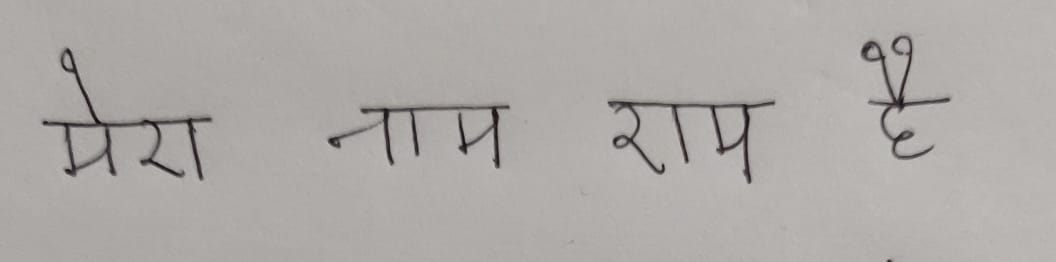
#> input picture word_segmentation/img11.jpg, 1056 x 262 px
$ python -i page.py   (imports and definitions only)
#> lines starting #> are read from the running program, lines starting #| are printed output that depends on the picture; after the words box and inside, x2 and y2 are one past the last pixel; in counts of white or black regions, pixels touching at a corner belong together
### word_segmentation/utils.py
# -*- coding: utf-8 -*-
"""
Helper functions for ocr project
"""
import numpy as np
import cv2


SMALL_HEIGHT = 800


# [6 lines left out: function implt, not called in this run]


def resize(img, height=SMALL_HEIGHT, allways=False):
    """Resize image to given height."""
    # print(img.shape[1], img.shape[0])
    if (img.shape[0] > height or allways):
        rat = height / img.shape[0]
        return cv2.resize(img, (int(rat * img.shape[1]), height))

    return img


def ratio(img, height=SMALL_HEIGHT):
    """Getting scale ratio."""
    return img.shape[0] / height


# [12 lines left out: function img_extend, not called in this run]

### word_segmentation/page.py

"""
Crop background and transform perspective from the photo of page
"""
import numpy as np
import cv2
from word_segmentation.utils import *


def detection(image):
    """Finding Page."""
    # Edge detection
    image_edges = _edges_detection(image, 200, 250)

    # Close gaps between edges (double page clouse => rectangle kernel)
    closed_edges = cv2.morphologyEx(image_edges,
                                    cv2.MORPH_CLOSE,
                                    np.ones((5, 11)))
    # Countours
    page_contour = _find_page_contours(closed_edges, resize(image))
    # Recalculate to original scale
    page_contour = page_contour.dot(ratio(image))
    # Transform prespective
    new_image = _persp_transform(image, page_contour)
    return new_image


def _edges_detection(img, minVal, maxVal):
    """Preprocessing (gray, thresh, filter, border) + Canny edge detection."""
    img = cv2.cvtColor(resize(img), cv2.COLOR_BGR2GRAY)

    img = cv2.bilateralFilter(img, 9, 75, 75)
    img = cv2.adaptiveThreshold(img, 255,
                                cv2.ADAPTIVE_THRESH_GAUSSIAN_C,
                                cv2.THRESH_BINARY, 115, 4)

    # Median blur replace center pixel by median of pixels under kelner
    # => removes thin details
    img = cv2.medianBlur(img, 11)

    # Add black border - detection of border touching pages
    img = cv2.copyMakeBorder(img, 5, 5, 5, 5,
                             cv2.BORDER_CONSTANT,
                             value=[0, 0, 0])
    return cv2.Canny(img, minVal, maxVal)


def _four_corners_sort(pts):
    """Sort corners in order: top-left, bot-left, bot-right, top-right."""
    diff = np.diff(pts, axis=1)
    summ = pts.sum(axis=1)
    return np.array([pts[np.argmin(summ)],
                     pts[np.argmax(diff)],
                     pts[np.argmax(summ)],
                     pts[np.argmin(diff)]])


def _contour_offset(cnt, offset):
    """Offset contour because of 5px border."""
    cnt += offset
    cnt[cnt < 0] = 0
    return cnt


def _find_page_contours(edges, img):
    """Finding corner points of page contour."""
    contours, hierarchy = cv2.findContours(edges,
                                           cv2.RETR_TREE,
                                           cv2.CHAIN_APPROX_SIMPLE)

    # Finding biggest rectangle otherwise return original corners
    height = edges.shape[0]
    width = edges.shape[1]
    MIN_COUNTOUR_AREA = height * width * 0.5
    MAX_COUNTOUR_AREA = (width - 10) * (height - 10)

    max_area = MIN_COUNTOUR_AREA
    page_contour = np.array([[0, 0],
                             [0, height-5],
                             [width-5, height-5],
                             [width-5, 0]])

    for cnt in contours:
        perimeter = cv2.arcLength(cnt, True)
        approx = cv2.approxPolyDP(cnt, 0.03 * perimeter, True)

        # Page has 4 corners and it is convex
        if (len(approx) == 4 and
                cv2.isContourConvex(approx) and
                max_area < cv2.contourArea(approx) < MAX_COUNTOUR_AREA):

            max_area = cv2.contourArea(approx)
            page_contour = approx[:, 0]

    # Sort corners and offset them
    page_contour = _four_corners_sort(page_contour)
    return _contour_offset(page_contour, (-5, -5))


def _persp_transform(img, s_points):
    """Transform perspective from start points to target points."""
    # Euclidean distance - calculate maximum height and width
    height = max(np.linalg.norm(s_points[0] - s_points[1]),
                 np.linalg.norm(s_points[2] - s_points[3]))
    width = max(np.linalg.norm(s_points[1] - s_points[2]),
                np.linalg.norm(s_points[3] - s_points[0]))

    # Create target points
    t_points = np.array([[0, 0],
                         [0, height],
                         [width, height],
                         [width, 0]], np.float32)

    # getPerspectiveTransform() needs float32
    if s_points.dtype != np.float32:
        s_points = s_points.astype(np.float32)

    M = cv2.getPerspectiveTransform(s_points, t_points)
    return cv2.warpPerspective(img, M, (int(width), int(height)))

>>> import cv2
>>> picture = cv2.imread('img11.jpg')
#> picture is the input picture: shape (262, 1056, 3); mean B, G, R 167.4, 170.3, 174.3
>>> result = detection(picture)
#> in _edges_detection, `img = cv2.adaptiveThreshold(img, 255, cv2.ADAPTIVE_THRESH_GAUSSIAN_C, ..`:
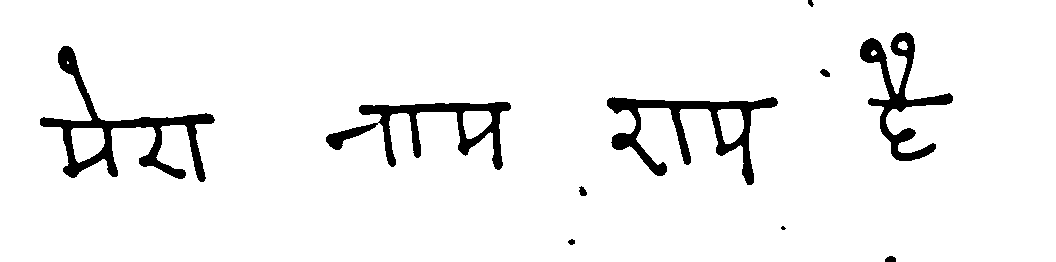
#> img: shape (262, 1056); 94.6% white; 10 black regions (1 under 20 px), largest, box (x1, y1, x2, y2) and area: (40, 46, 215, 182) 4456, (607, 97, 778, 185) 3897, (326, 102, 511, 170) 3448
#> in _edges_detection, `img = cv2.medianBlur(img, 11)`:
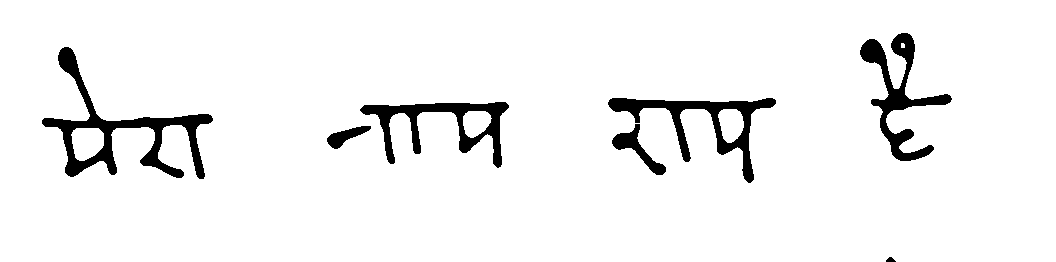
#> img: shape (262, 1056); 94.7% white; 7 black regions, largest, box (x1, y1, x2, y2) and area: (42, 47, 213, 179) 4465, (608, 98, 776, 183) 3110, (860, 33, 952, 161) 3039
#> in _edges_detection, `img = cv2.copyMakeBorder(img, 5, 5, 5, 5, cv2.BORDER_CONSTANT, value=[..`:
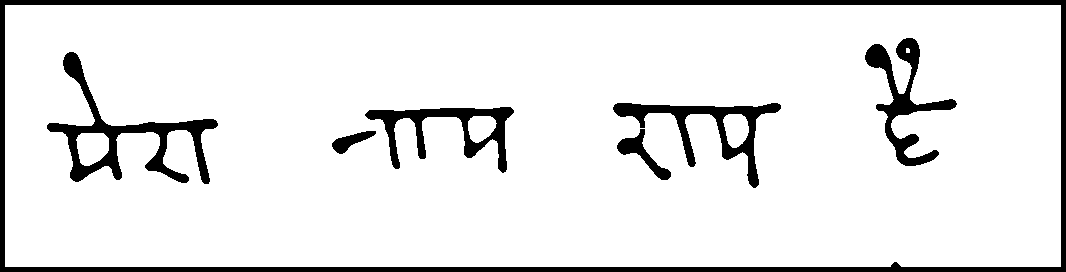
#> img: shape (272, 1066); 90.3% white; 7 black regions, largest, box (x1, y1, x2, y2) and area: (0, 0, 1066, 272) 13314, (47, 52, 218, 184) 4465, (613, 103, 781, 188) 3110
#> in _edges_detection, `return cv2.Canny(img, minVal, maxVal)`:
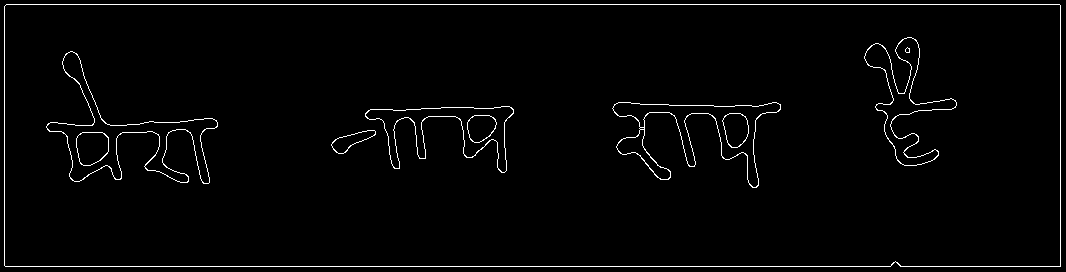
#> returned value: shape (272, 1066); 2.1% white in thin lines or dots
#> in detection, `closed_edges = cv2.morphologyEx(image_edges, cv2.MORPH_CLOSE, np.ones(..`:
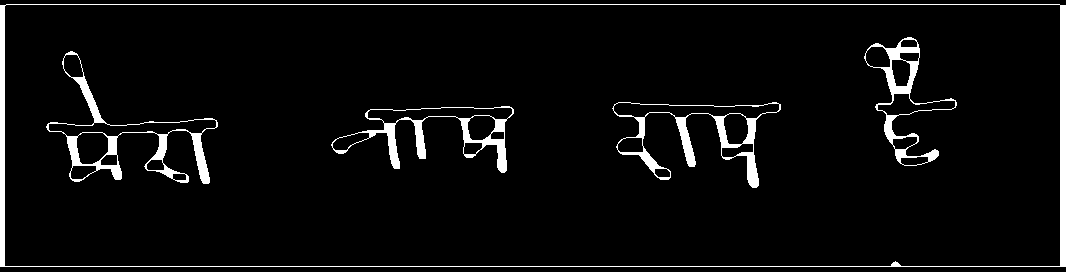
#> closed_edges: shape (272, 1066); 4.7% white; 5 white regions
#> in _find_page_contours, `contours, hierarchy = cv2.findContours(edges, cv2.RETR_TREE, cv2.CHAIN..`: contours = 30 contours; largest, box (x1, y1, x2, y2) and area: (0, 4, 1066, 267) 279019, (4, 4, 1061, 267) 276637, (46, 51, 218, 184) 5412, (612, 102, 781, 188) 4667, (331, 106, 514, 173) 4116
#> the loop in _find_page_contours, `for cnt in contours:` made 30 passes
#> (perimeter, max_area, page_contour) on pass 2: (2637.8, 274829, [[4, 6], [1059, 4], [1060, 265], [5, 266]])
#> perimeter on passes 3, 4, 5, 6, 7, 9: 732.6, 56.14, 94.18, 40.49, 90.18, 792.1
#> after the loop in _find_page_contours, `for cnt in contours:`: max_area = 274829
#> in _four_corners_sort, `diff = np.diff(pts, axis=1)`: diff = [2, -1055, -795, 261]
#> in _four_corners_sort, `summ = pts.sum(axis=1)`: summ = [10, 1063, 1325, 271]
#> in _find_page_contours, `page_contour = _four_corners_sort(page_contour)`: page_contour = [[4, 6], [5, 266], [1060, 265], [1059, 4]]
#> in _contour_offset, `cnt += offset`: cnt = [[-1, 1], [0, 261], [1055, 260], [1054, -1]]
#> in detection, `page_contour = _find_page_contours(closed_edges, resize(image))`: page_contour = [[0, 1], [0, 261], [1055, 260], [1054, 0]]
#> in detection, `page_contour = page_contour.dot(ratio(image))`: page_contour = [[0, 0.328], [0, 85.48], [345.5, 85.15], [345.2, 0]]
#> in _persp_transform, `height = max(np.linalg.norm(s_points[0] - s_points[1]), np.linalg.norm..`: height = 85.15
#> in _persp_transform, `width = max(np.linalg.norm(s_points[1] - s_points[2]), np.linalg.norm(..`: width = 345.5
#> in _persp_transform, `t_points = np.array([[0, 0], [0, height], [width, height], [width, 0]]..`: t_points = [[0, 0], [0, 85.15], [345.5, 85.15], [345.5, 0]]
#> in _persp_transform, `s_points = s_points.astype(np.float32)`: s_points = [[0, 0.327], [0, 85.48], [345.5, 85.15], [345.2, 0]]
#> in _persp_transform, `M = cv2.getPerspectiveTransform(s_points, t_points)`: M = [[1, 6.52e-19, -5.57e-17], [0.00095, 1, -0.328], [2.12e-08, 1.11e-05, 1]]
#> in _persp_transform, `return cv2.warpPerspective(img, M, (int(width), int(height)))`:
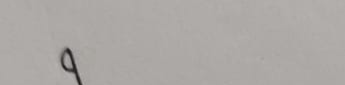
#> returned value: shape (85, 345, 3); mean of channels 0, 1, 2 165.5, 168.5, 172.5; drawn as B, G, R

$ run again, on word_segmentation/img4.jpg
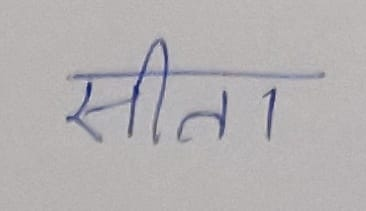
#> input picture word_segmentation/img4.jpg, 366 x 211 px
#> picture is the input picture: shape (211, 366, 3); mean B, G, R 177.8, 176.4, 179.7
#> in _edges_detection, `img = cv2.adaptiveThreshold(img, 255, cv2.ADAPTIVE_THRESH_GAUSSIAN_C, ..`:
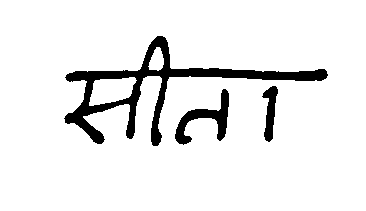
#> img: shape (211, 366); 92.1% white; 3 black regions, box (x1, y1, x2, y2) and area: (64, 36, 328, 146) 4632, (175, 89, 229, 145) 979, (262, 86, 278, 142) 477
#> closed_edges: shape (221, 376); 8.4% white; 4 white regions
#> contours = 12 contours; largest, box (x1, y1, x2, y2) and area: (0, 4, 376, 216) 79114, (4, 4, 371, 216) 77222, (70, 41, 332, 149) 5867, (74, 72, 331, 89) 2284, (180, 97, 234, 149) 954
#> the loop in _find_page_contours, `for cnt in contours:` made 12 passes
#> (perimeter, max_area, page_contour) on pass 2: (1151.1, 76469, [[4, 6], [369, 4], [370, 214], [5, 215]])
#> after the loop in _find_page_contours, `for cnt in contours:`: max_area = 76469
#> diff = [2, -365, -156, 210]
#> summ = [10, 373, 584, 220]
#> in _find_page_contours, `page_contour = _four_corners_sort(page_contour)`: page_contour = [[4, 6], [5, 215], [370, 214], [369, 4]]
#> cnt = [[-1, 1], [0, 210], [365, 209], [364, -1]]
#> in detection, `page_contour = _find_page_contours(closed_edges, resize(image))`: page_contour = [[0, 1], [0, 210], [365, 209], [364, 0]]
#> in detection, `page_contour = page_contour.dot(ratio(image))`: page_contour = [[0, 0.264], [0, 55.39], [96.27, 55.12], [96, 0]]
#> in _persp_transform, `height = max(np.linalg.norm(s_points[0] - s_points[1]), np.linalg.norm..`: height = 55.12
#> in _persp_transform, `width = max(np.linalg.norm(s_points[1] - s_points[2]), np.linalg.norm(..`: width = 96.27
#> t_points = [[0, 0], [0, 55.12], [96.27, 55.12], [96.27, 0]]
#> s_points = [[0, 0.264], [0, 55.39], [96.27, 55.12], [96, 0]]
#> M = [[1, 1.01e-18, -5.58e-17], [0.00275, 1, -0.264], [2.73e-07, 4.98e-05, 1]]
#> in _persp_transform, `return cv2.warpPerspective(img, M, (int(width), int(height)))`:
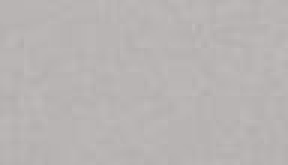
#> returned value: shape (55, 96, 3) (shown 3 times larger); mean of channels 0, 1, 2 179.1, 180.1, 184.1; drawn as B, G, R
